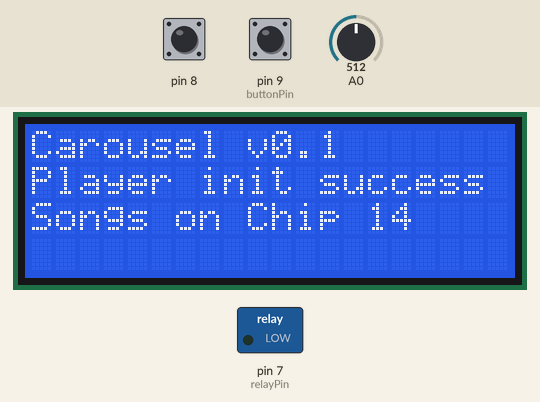
A sketch run on a simulated Arduino Uno, built with avr-gcc and run on an emulated ATmega328P. Parts: 20×4 character LCD, switched loads named in the sketch (green lamp = pin HIGH). The inputs (shaded band) are chosen by the test bench; at power-on: pin 9 (buttonPin) HIGH, pin 8 HIGH, A0 = 512. Random numbers use the default seed unless the sketch sets one; the audio player accepts every command and is not drawn; what the sketch prints to the serial monitor is not drawn.

Above: at 3.7 s.
At 6.9 s:
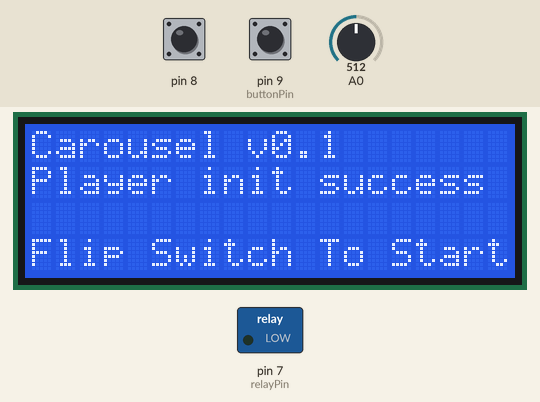
7.0 s: pin 9 (buttonPin) pulled LOW for 1.2 s
At 7.92 s:
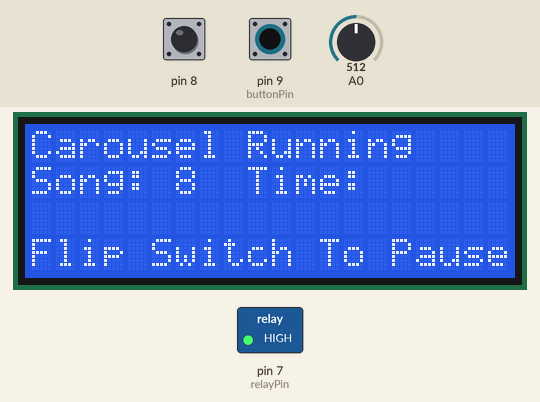
At 8.8 s:
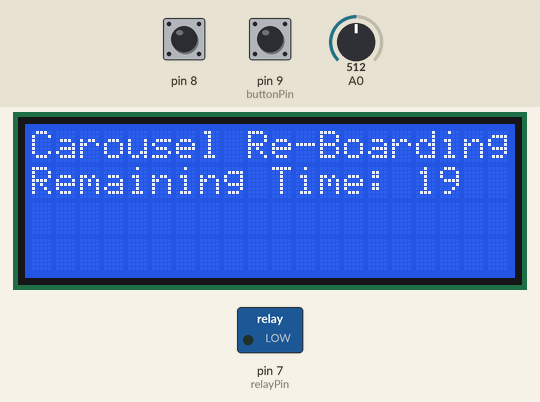
Timing chart, 0 to 10.3 s (numbered marks = the images above; inputs shaded):
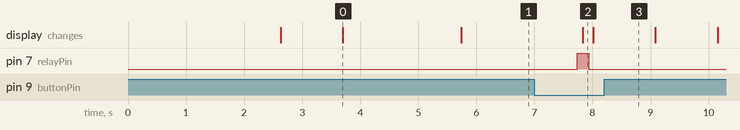

The sketch:

Carousel.ino
```cpp
//Carousel.  David Ackmann  March 16, 2020


#include "SoftwareSerial.h"
#include "DFRobotDFPlayerMini.h"
#include <Wire.h>
#include <LiquidCrystal_I2C.h>
SoftwareSerial mySoftwareSerial(10, 11); // RX, TX
DFRobotDFPlayerMini myDFPlayer;  //Instantiate myDFPlayer


/*
  I REALLY hate to do this, but I can't make the "readFileCounts" function work
  for the DFPlayerMini, unless the USB cable between the Arduino and the PC
  is connected.  I think it is related to some "COM" port issue.
  So, I have "bitten the bullet" and require you to hard code the proper
  number of MP3 files on your SD card in order for this to work.  DAA 03/23/2020
 */
int maxSongs = 14;  //How many songs are on the SD card?


char version[]= "0.1";
int motorState=LOW;
int incomingByte=0;
long currentSong=0;
int A0Value; int A1Value; int A2Value;
unsigned long newSeed;
unsigned long pinZeroValue;
const int buttonPin=9;
const int relayPin=7;
int playingMinutes;
int playingSeconds;
unsigned long playingStart;
unsigned long playingTotal;
const int boardingSeconds=20;
int buttonState=0;
int lastButtonState=0;
unsigned long lastDebounceTime=0;  //last time the pin was toggled
unsigned long debounceDelay=50;
int play_state;
int reading;
int kounter;
//
// Most displays are at address 0x27, but some are 0x35; use the SCANNER program
// available at some Arduino sites to see which you have, or if 0x27 fails,
// try 0x35.
//
LiquidCrystal_I2C lcd=LiquidCrystal_I2C(0x27,20,4);


void setup()
{
mySoftwareSerial.begin(9600);  //Start serial communication
lcd.init();
lcd.backlight();
lcd.setCursor(0,0);
lcd.print("Carousel v");lcd.print(version);
lcd.setCursor(1,1);
lcd.print("                    ");
A0Value=analogRead(0);
A1Value=analogRead(1);
A2Value=analogRead(2);
newSeed=(A0Value*A1Value*A2Value)*millis();
randomSeed(newSeed);
Serial.print("newSeed=");Serial.print(newSeed);  Serial.print("   A0Value=");Serial.println(A0Value);
pinMode(buttonPin, INPUT_PULLUP);
pinMode (relayPin,OUTPUT);
delay(2000);
Serial.begin(9600);
Serial.println("DFRobot DFPlayer Mini");
Serial.println("Initializing DFPlayer... (please wait 3~5 seconds)");
if (!myDFPlayer.begin(mySoftwareSerial))
{
lcd.setCursor(0,2);lcd.print("Player init failure");
Serial.println("Initialization Failure:");
Serial.println("1.Check the connections to the DFPlayer Mini");
Serial.println("2.Make certain the SD card is inserted in the player");
while (true);
}
lcd.setCursor(0,1);lcd.print("Player init success ");


Serial.println();
Serial.println("DFPlayer Mini Module initialized!");
//maxSongs = myDFPlayer.readFileCounts(DFPLAYER_DEVICE_SD);
delay(1000);
lcd.setCursor(0,2);
lcd.print("                    ");
lcd.setCursor(0,3);
lcd.print("                    ");
lcd.setCursor(0,2);
lcd.print("Songs on Chip       ");
lcd.setCursor(14,2);
lcd.print(maxSongs);


A0Value=analogRead(0);

//Initialize Player Parameters
//delay(1500);
myDFPlayer.setTimeOut(500); //Timeout serial 500ms
//delay(500);
myDFPlayer.volume(30); // Max Volume is 30
//delay(500);
myDFPlayer.EQ(0); //Normal Equalization
//delay(500);


Serial.println();
Serial.print("Number of sound files on SD card: "); Serial.println(maxSongs);
motorState=LOW;
digitalWrite(relayPin, LOW);
play_state=digitalRead(8);  //Is the MP3 device playing anything at the moment?
delay(2000);
lcd.setCursor(0,2);
lcd.print("                    ");
lcd.setCursor(0,3);
lcd.print("Flip Switch To Start");
}

void loop()
{
  reading=digitalRead(buttonPin);  //What is the state of the switch?
                                   //reading is zero if the switch is closed
                                   //and one if the switch is open; Yeah, kinda backwards
  Serial.print("reading = ");Serial.println(reading);
  Serial.print("lastButtonstate = ");Serial.println(lastButtonState);

  if (reading != lastButtonState)//has there been a change in the status of the main switch?
     {
      lastDebounceTime=millis();
     }
     //
     //   Yes, there has been a change in the main switch status.  But
     //   have we waited long enough for transient voltages to diminish?
     //
  if((millis()-lastDebounceTime)>debounceDelay)
     //
     //  We have waited long enough for transient voltages to diminish, so let's
     //  decide if we are in EXECUTION of TURN OFF state
     //
     {
      // Serial.print("   Switch is stable.  ");Serial.print("reading=");Serial.print(reading);
      // Serial.print("  buttonState=");Serial.println(buttonState);
      if (reading==0)
        {
          //
          //  We are entering EXECUTION state.  Give power to the Relay (carousel motor)
          //  Generate a random number for the music and start playing the song
          //
          // Serial.println("we are in EXECUTION state!!");
          buttonState=reading;
          motorState=HIGH;
          digitalWrite(relayPin, HIGH);
          currentSong=random(0,maxSongs)+1;  //Generate a random number of a song to play
          Serial.print("Now Playing: "); Serial.println(currentSong);
          myDFPlayer.play(currentSong);      //Start playing the random song
          playingStart=millis();
          lcd.setCursor(0,0);
          lcd.print("Carousel Running    ");
          lcd.setCursor(0,1);
          lcd.print("Song:               ");
          lcd.setCursor(6,1);
          lcd.print(currentSong);
          kounter=9;
          lcd.setCursor(kounter,1);
          lcd.print("Time:     ");
          lcd.setCursor(0,3);
          lcd.print("Flip Switch To Pause");
          delay(100);
          boolean play_state=digitalRead(8);
          //
          //  When the play state goes from 0 (the carousel is running) to 1 (the song is over)
          //  or the switch is OFF, shut things down
          //
          while (play_state==0)
             {
              //
              //We stay in this WHILE loop until a switch change, just repeatedly playing
              //random songs and proving "boarding time" between each song.
              //
              delay(250);
              playingTotal=(millis()-playingStart)/1000;
              //Serial.print("PlayingTotal = ");Serial.print(playingTotal);
              //Serial.print("   playingStart=");Serial.println(playingStart);
              kounter=15;
              lcd.setCursor(kounter,1);
              playingMinutes=playingTotal/60;
              playingSeconds=playingTotal-(playingMinutes*60);
              lcd.print(playingMinutes);
              kounter=kounter+1;
              lcd.print(":");
              if(playingSeconds<10)  //print a leading zero
                 {
                  lcd.print("0");
                  kounter=kounter+1;
                 }
              lcd.print(playingSeconds);
              play_state=digitalRead(8);
              reading=digitalRead(buttonPin);
              buttonState=reading;
              if(buttonState==1)
                 {
                  //
                  //  The switch has been turned off, so stop the music
                  //  and stop the carousel motor
                  //
                  motorState=LOW;
                  digitalWrite(relayPin, LOW);
                  myDFPlayer.stop();
                  play_state=digitalRead(8);
                  lcd.setCursor(0,0);
                  lcd.print("Carousel Paused     ");
                  lcd.setCursor(0,1);
                  lcd.print("                    ");
                  lcd.setCursor(0,3);
                  lcd.print("Flip Switch To Start");
                 }
              }
              //
              //  We have come to the end of a song, so shut down the carousel motor
              //  and allow the riders to get off and new ones to board
              //
              if (buttonState==0)
              {
                 play_state=digitalRead(8);
                 digitalWrite(relayPin, LOW);
                 kounter=boardingSeconds-1;
                 while(kounter>0)
                 {
                   lcd.setCursor(0,0);
                   lcd.print("Carousel Re-Boarding");
                   lcd.setCursor(0,1);
                   lcd.print("Remaining Time:                    ");
                   lcd.setCursor(16,1);
                   //if(kounter>=10){lcd.setCursor(7,1);}
                   lcd.print(kounter);
                   lcd.setCursor(0,3);
                   lcd.print("                    ");
                   delay(1000);
                   kounter=kounter-1;
                }
              }

              if(buttonState!=0)
                 {
                 lcd.setCursor(0,0);
                 lcd.print("Carousel Paused     ");
                 lcd.setCursor(0,3);
                 lcd.print("Flip Switch To Start     ");
                 }
           }  //end of if(readinge==0)


      if(reading!=0)
         {
          //Serial.println("We are now in TURN OFF state");
          motorState=LOW;
          digitalWrite(relayPin, LOW);
          myDFPlayer.stop();
          lcd.setCursor(0,0);
          lcd.print("Carousel Paused     ");
          lcd.setCursor(0,1);
          lcd.print("                    ");
          //newSeed=millis();
          //randomSeed(newSeed);
          currentSong=random(0,maxSongs)+1;  //Generate a random number of a song to play
         }  // else of if(reading!=0)

     }  //end of if(millis()-lastDebounceTime)>debounceDelay)

     delay(1000);

} //  end of main loop
```

Measured:
- after the input at 7.0 s, pin 7 (relayPin): LOW → HIGH after 0.74 s, → LOW 0.20 s later; the display: changes after 0.84 s (image 2)
- what the display in image 0 shows lasts 2.0 s, from 3.7 s to 5.7 s
